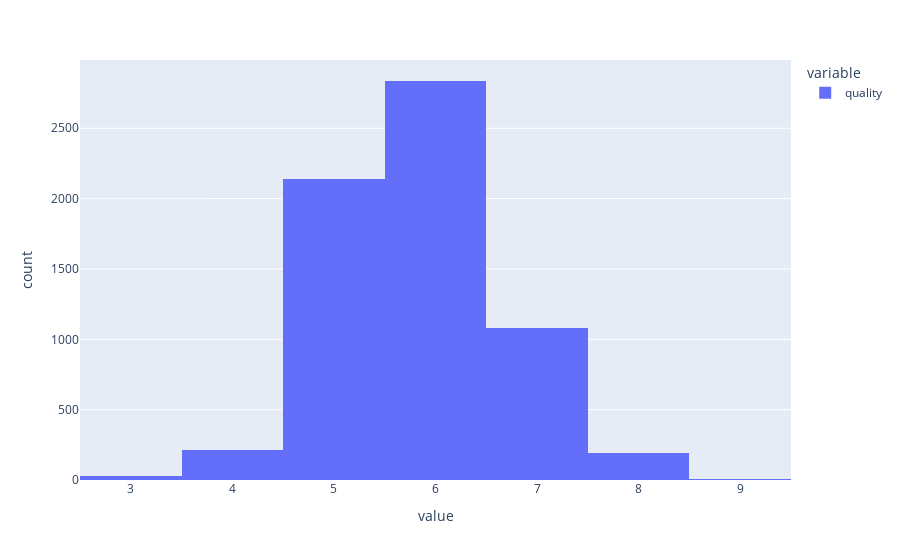

Write notebook code for a chart like this one.
### Code cell
import plotly.express as px
px.histogram(df.quality)

### Figure 1 — Plotly figure (JSON) as saved in the notebook; plotly's stock layout.template omitted (floating-point values rounded to 4 significant figures; data arrays with more than 128 entries replaced by an {"elided": "..."} marker saying what was removed)
{"data": [{"alignmentgroup": "True", "bingroup": "x", "hovertemplate": "variable=quality<br>value=%{x}<br>count=%{y}<extra></extra>", "legendgroup": "quality", "marker": {"color": "#636efa", "pattern": {"shape": ""}}, "name": "quality", "offsetgroup": "quality", "orientation": "v", "showlegend": true, "type": "histogram", "x": {"elided": "6497 int values"}, "xaxis": "x", "yaxis": "y"}], "layout": {"barmode": "relative", "legend": {"title": {"text": "variable"}, "tracegroupgap": 0}, "margin": {"t": 60}, "xaxis": {"anchor": "y", "domain": [0, 1], "title": {"text": "value"}}, "yaxis": {"anchor": "x", "domain": [0, 1], "title": {"text": "count"}}}}
